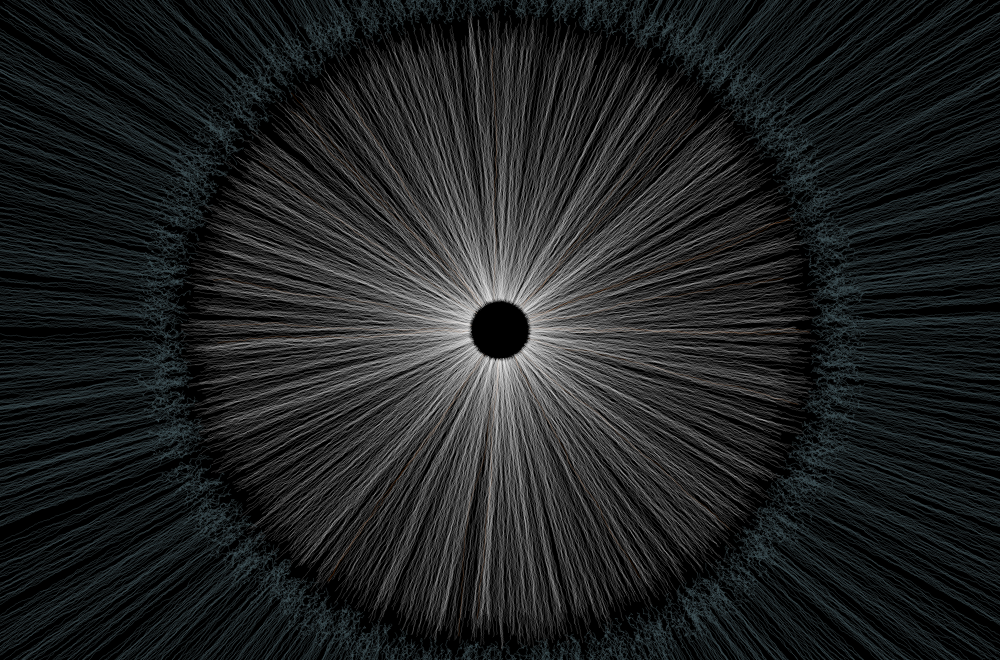
Frame 1 (no input)
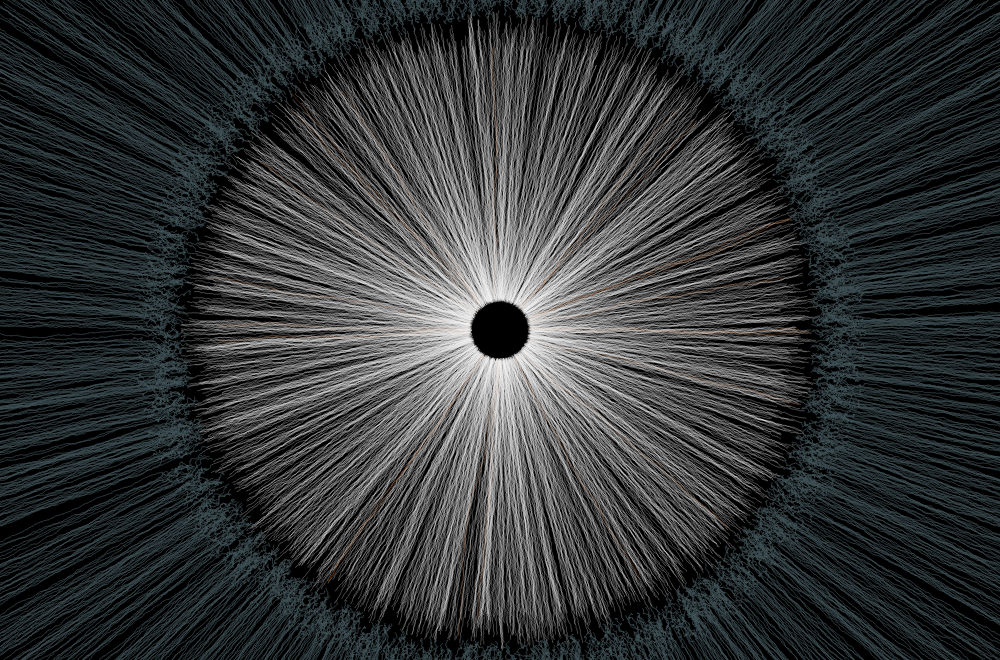
Frame 2 (the mouse pressed at the canvas centre, redrawn once)

The p5.js sketch that drew these frames (run headless with seeded random() and noise() and a simulated clock; the mouse was pressed at the canvas centre and the sketch redrawn once):

// p5.js sketch
// ── sketch.js
class Strand {
	constructor(minDistance, color, radius, flag = false, position = undefined) {
		this.radius = radius;
		this.color = color;
		this.minDistance = minDistance;
		this.angle = random(100) * TWO_PI;
		if (!position)
			this.position = createVector(width / 2 + Math.cos(this.angle) * this.radius + random(-20, 20), height / 2 + Math.sin(this.angle) * this.radius + random(-20, 20));
		else {
			this.position = position;
			this.position.x += random(-20, 20);
			this.position.y += random(-20, 20);
		}
		this.mag = 1;
		this.history = [];
		this.minDistance += flag ? random(-15, 15) : random(-2, 2);
		while (dist(width / 2, height / 2, this.position.x, this.position.y) >= this.minDistance + 20) {
			let direction = p5.Vector.sub(createVector(width / 2, height / 2), this.position).heading();
			let velocity = p5.Vector.fromAngle(direction);
			this.history.push(this.position.copy());
			this.position.add(velocity);
			this.position.x += random(-0.5, 0.5);
			this.position.y += random(-0.5, 0.5);
		}
		if (flag) {
			while (dist(width / 2, height / 2, this.position.x, this.position.y) >= this.minDistance - 10) {
				let direction = p5.Vector.sub(createVector(width / 2, height / 2), this.position).heading();
				let velocity = p5.Vector.fromAngle(direction);
				this.history.push(this.position.copy());
				this.position.add(velocity);
				this.position.x += random(-2, 2);
				this.position.y += random(-2, 2);
			}
		}
	}
	show() {
		noFill();
		stroke(this.color);
		beginShape();
		for (let point of this.history)
			vertex(point.x, point.y);
		endShape();

	}
}


function getPoints() {
	points = [];
	for (let strand of outerStrands)
		points.push(strand.position);
	return points;
}

class distortedCircle {
	constructor(radius) {
		this.radius = radius;
		this.points = new Array(100);
		let start = 0;
		for (let i = 0; i < this.points.length; ++i) {
			let angle = start * TWO_PI;
			start += 0.01;
			let position = createVector(width / 2 + Math.cos(angle) * this.radius + random(-0.5, 0.5), height / 2 + Math.sin(angle) * this.radius + random(-0.5, 0.5));
			this.points[i] = position;
		}
		// this.points.sort();
	}

	show() {
		stroke(color(240, 240, 240, 40));
		noFill();
		beginShape();
		for (let p of this.points)
			vertex(p.x, p.y);
		endShape();
	}
}

let radius = 200;
let innerStrands = new Array(2000);
let outerStrands = new Array(2000);


function setup() {
	createCanvas(1000, 660);
	background(0);
	let innerRadius = 300;
	for (let i = 0; i < outerStrands.length; ++i)
		outerStrands[i] = new Strand(innerRadius + 35, color(68, 85, 90, 100), 600, true);
	// points = getPoints();
	for (let i = 0; i < innerStrands.length; ++i) {
		if (random(0, 1) < 0.99)
			innerStrands[i] = new Strand(10, color(240, 240, 240, 40), innerRadius, false);
		else innerStrands[i] = new Strand(10, color(210, 105, 30, 40), innerRadius, false);
	}

}

function draw() {
	// background(0);
	for (let strand of innerStrands) {
		strand.show();
		// strand.update();
	}
	for (let strand of outerStrands) {
		strand.show();
		// strand.update();
	}
	noLoop();
}
